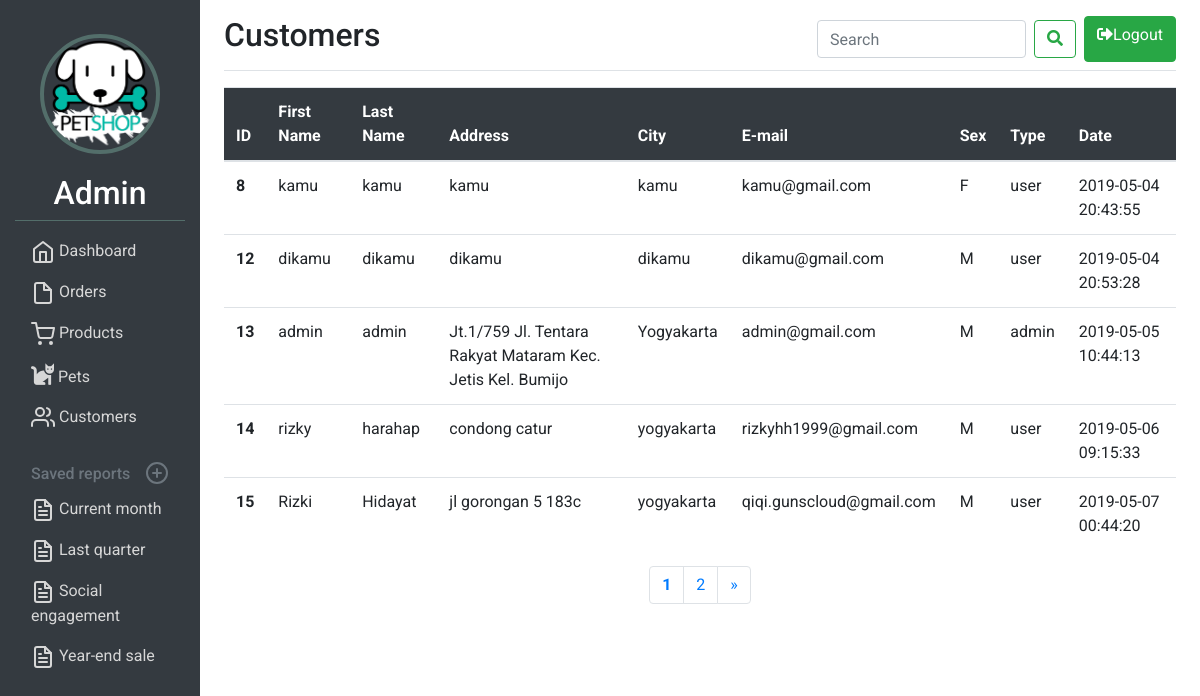
Screenshot of /user/customers.php (signed in) with the database file from the repository.
### tables this page shows
CREATE TABLE `users` (
  `user_id` int(11) NOT NULL,
  `first_name` varchar(60) NOT NULL,
  `last_name` varchar(60) NOT NULL,
  `user_address` varchar(255) NOT NULL,
  `user_city` varchar(30) NOT NULL,
  `email` varchar(255) NOT NULL,
  `password` varchar(255) NOT NULL,
  `user_type` varchar(20) NOT NULL DEFAULT 'user',
  `user_sex` enum('M','F') NOT NULL,
  `date_entered` timestamp NOT NULL DEFAULT CURRENT_TIMESTAMP ON UPDATE CURRENT_TIMESTAMP
);

### function.php (called while the page is built, shortened)
<?php
$conn = mysqli_connect("localhost","root","","petshop");
function query($query){
    global $conn;
    $result = mysqli_query($conn, $query);
    $rows = [];
    while ( $row = mysqli_fetch_assoc($result) ){
        $rows[] = $row;
    }
    return $rows;
}
?>

### user/customers.php (the view, shortened to what this page needs)
<?php
require '../function.php';
$jumlahDataPerHalaman = 5;
$jumlahData = count(query("SELECT * FROM users"));
$jumlahHalaman = ceil($jumlahData/$jumlahDataPerHalaman);
$halamanAktif = ( isset($_GET["halaman"]) ) ? $_GET["halaman"] : 1;
$awalData = ($jumlahDataPerHalaman * $halamanAktif) - $jumlahDataPerHalaman;
$users = query("SELECT * FROM users LIMIT $awalData, $jumlahDataPerHalaman");
?>
<!DOCTYPE html>
<html lang="en" dir="ltr">
  <head>
    <link rel="stylesheet" href="https://use.fontawesome.com/releases/v5.8.1/css/all.css">
    <link rel="stylesheet" href="https://stackpath.bootstrapcdn.com/bootstrap/4.3.1/css/bootstrap.min.css">
    <link rel="stylesheet" href="user.css">
  </head>
  <body data-gr-c-s-loaded="true" cz-shortcut-listen="true">
  <div class="container-fluid">
    <div class="row">
      <nav class="col-md-2 d-none d-md-block bg-dark sidebar">
        <div class="sidebar-sticky">
          <div class="admin-profile">
            <div class="admin-image">
              <img src="img/logo.png" alt="">
            </div>
            <div class="admin-name">
              <h2>Admin</h2>
            </div>
          </div>
          <ul class="nav flex-column">
            <li class="nav-item">
              <a class="nav-link active" href="index.php">
                Dashboard <span class="sr-only">(current)</span>
              </a>
            </li>
            <li class="nav-item">
              <a class="nav-link" href="orders.php">
                Orders
              </a>
            </li>
            <li class="nav-item">
              <a class="nav-link" href="products.php">
                Products
              </a>
            </li>
            <li class="nav-item">
              <a class="nav-link" href="pets.php">
                <i class='fas fa-cat' style='font-size:23px'></i>
                Pets
              </a>
            </li>
            <li class="nav-item">
              <a class="nav-link" href="customers.php">
                Customers
              </a>
            </li>
          </ul>
          <h6 class="sidebar-heading d-flex justify-content-between align-items-center px-3 mt-4 mb-1 text-muted">
            <span>Saved reports</span>
            <a class="d-flex align-items-center text-muted" href="#">
            </a>
          </h6>
          <ul class="nav flex-column mb-2">
            <li class="nav-item">
              <a class="nav-link" href="#">
                Current month
              </a>
            </li>
            <li class="nav-item">
              <a class="nav-link" href="#">
                Last quarter
              </a>
            </li>
            <li class="nav-item">
              <a class="nav-link" href="#">
                Social engagement
              </a>
            </li>
            <li class="nav-item">
              <a class="nav-link" href="#">
                Year-end sale
              </a>
            </li>
          </ul>
        </div>
      </nav>
      <main role="main" class="col-md-9 ml-sm-auto col-lg-10 px-4">
        <div class="d-flex justify-content-between flex-wrap flex-md-nowrap align-items-center pt-3 pb-2 mb-3 border-bottom">
          <h1 class="h2">Customers</h1>
          <div class="btn-toolbar mb-2 mb-md-0">
            <div class="btn-group mr-2">
                <form class="form-inline my-2 my-lg-1" action="" method="post">
                <input class="form-control mr-sm-2" type="search" name="keyword" id="keyword" placeholder="Search" aria-label="Search">
                <button class="btn btn-outline-success my-2 my-sm-0" type="submit" name="search" id="search"><i class="fas fa-search"></i></button>
            </form>
            </div>
            <a href="../logout.php" class="btn btn-success">
              <i class="fas fa-sign-out-alt"></i>Logout
            </a>
          </div>
        </div>
        <table class="table table-hover">
        <thead class="bg-dark">
            <tr>
                <th scope="col">ID</th>
                <th scope="col">First Name</th>
                <th scope="col">Last Name</th>
                <th scope="col">Address</th>
                <th scope="col">City</th>
                <th scope="col">E-mail</th>
                <th scope="col">Sex</th>
                <th scope="col">Type</th>
                <th scope="col">Date</th>
            </tr>
        </thead>
        <tbody>
            <?php foreach($users as $user): ?>
            <tr>
            <th scope="row"><?= $user["user_id"]; ?></th>
            <td><?= $user["first_name"]; ?></td>
            <td><?= $user["last_name"]; ?></td>
            <td><?= $user["user_address"]; ?></td>
            <td><?= $user["user_city"]; ?></td>
            <td><?= $user["email"]; ?></td>
            <td><?= $user["user_sex"]; ?></td>
            <td><?= $user["user_type"]; ?></td>
            <td><?= $user["date_entered"]; ?></td>
            </tr>
            <?php endforeach; ?>
        </tbody>
        </table>
    <nav aria-label="Page navigation example">
      <ul class="pagination justify-content-center">
          <?php for( $i = 1; $i <= $jumlahHalaman; $i++) : ?>
            <?php if($i == $halamanAktif): ?>
              <li class="page-item font-weight-bold"><a class="page-link" href="?halaman=<?= $i; ?>"><?= $i; ?></a></li>
            <?php else: ?>
              <li class="page-item"><a class="page-link" href="?halaman=<?= $i; ?>"><?= $i; ?></a></li>
            <?php endif; ?>
          <?php endfor; ?>
          <?php if($halamanAktif < $jumlahHalaman) : ?>
          <li class="page-item">
          <a class="page-link" href="?halaman=<?= $halamanAktif + 1; ?>" aria-label="Next">
            <span aria-hidden="true">&raquo;</span>
          </a>
        </li>
        <?php endif; ?>
      </ul>
    </nav>
      </main>
    </div>
  </div>
  </body>
</html>

### user/user.css (style rules this page uses)
* { margin: 0; padding: 0; font-family: 'Roboto', sans-serif; }
.sidebar { position: fixed; height: 100%; color: rgb(215, 215, 215); }
.admin-profile { width: 100%; margin-top: 20%; margin-bottom: 10px; border-bottom: 1px solid rgb(83, 110, 106); }
.admin-image img { display: block; margin: auto; height: 120px; width: 120px; border: 4px solid rgb(83, 110, 106); border-radius: 100%; }
.admin-name { margin-top: 20px; text-align: center; }
.nav li a { color: rgb(215, 215, 215); }
.bg-dark { color: white; }
.form-control { outline-color: green; }

### rows the page displays
users: user_id "8", first_name "kamu", last_name "kamu", user_address "kamu", user_city "kamu", email "kamu@gmail.com", user_sex "F", user_type "user", date_entered "2019-05-04 20:43:55"
users: user_id "12", first_name "dikamu", last_name "dikamu", user_address "dikamu", user_city "dikamu", email "dikamu@gmail.com", user_sex "M", user_type "user", date_entered "2019-05-04 20:53:28"
users: user_id "13", first_name "admin", last_name "admin", user_address "Jt.1/759 Jl. Tentara Rakyat Mataram Kec. Jetis Kel. Bumijo", user_city "Yogyakarta", email "admin@gmail.com", user_sex "M", user_type "admin", date_entered "2019-05-05 10:44:13"
users: user_id "14", first_name "rizky", last_name "harahap", user_address "condong catur", user_city "yogyakarta", email "rizkyhh1999@gmail.com", user_sex "M", user_type "user", date_entered "2019-05-06 09:15:33"
users: user_id "15", first_name "Rizki", last_name "Hidayat", user_address "jl gorongan 5 183c", user_city "yogyakarta", email "qiqi.gunscloud@gmail.com", user_sex "M", user_type "user", date_entered "2019-05-07 00:44:20"
